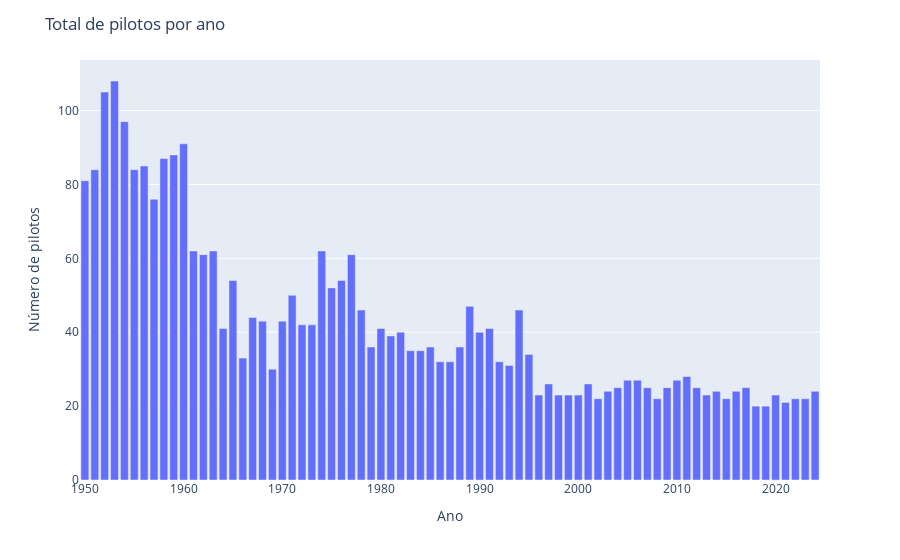

Notebook code cell kept with this figure:
### Markdown cell above
Podemos ver que o numero de corridas cresce drasticamente ao longo dos anos. Será que o número de pilotos segue a mesma lógica?

### Code cell
fig = px.bar(
    pd.merge(
        races[['raceId', 'year']],
        driver_standings[['raceId', 'driverId', 'points']],
        how='inner',
    )[['year', 'driverId']].drop_duplicates().year.value_counts().sort_index().reset_index(),
    x='year',
    y='count'
)

fig.update_layout(
    title='Total de pilotos por ano',
    xaxis_title='Ano',
    yaxis_title='Número de pilotos',
)

### Figure 1 — Plotly figure (JSON) as saved in the notebook; plotly's stock layout.template omitted (floating-point values rounded to 4 significant figures)
{"data": [{"hovertemplate": "year=%{x}<br>count=%{y}<extra></extra>", "legendgroup": "", "marker": {"color": "#636efa", "pattern": {"shape": ""}}, "name": "", "orientation": "v", "showlegend": false, "textposition": "auto", "type": "bar", "x": [1950, 1951, 1952, 1953, 1954, 1955, 1956, 1957, 1958, 1959, 1960, 1961, 1962, 1963, 1964, 1965, 1966, 1967, 1968, 1969, 1970, 1971, 1972, 1973, 1974, 1975, 1976, 1977, 1978, 1979, 1980, 1981, 1982, 1983, 1984, 1985, 1986, 1987, 1988, 1989, 1990, 1991, 1992, 1993, 1994, 1995, 1996, 1997, 1998, 1999, 2000, 2001, 2002, 2003, 2004, 2005, 2006, 2007, 2008, 2009, 2010, 2011, 2012, 2013, 2014, 2015, 2016, 2017, 2018, 2019, 2020, 2021, 2022, 2023, 2024], "xaxis": "x", "y": [81, 84, 105, 108, 97, 84, 85, 76, 87, 88, 91, 62, 61, 62, 41, 54, 33, 44, 43, 30, 43, 50, 42, 42, 62, 52, 54, 61, 46, 36, 41, 39, 40, 35, 35, 36, 32, 32, 36, 47, 40, 41, 32, 31, 46, 34, 23, 26, 23, 23, 23, 26, 22, 24, 25, 27, 27, 25, 22, 25, 27, 28, 25, 23, 24, 22, 24, 25, 20, 20, 23, 21, 22, 22, 24], "yaxis": "y"}], "layout": {"barmode": "relative", "legend": {"tracegroupgap": 0}, "margin": {"t": 60}, "title": {"text": "Total de pilotos por ano"}, "xaxis": {"anchor": "y", "domain": [0, 1], "title": {"text": "Ano"}}, "yaxis": {"anchor": "x", "domain": [0, 1], "title": {"text": "Número de pilotos"}}}}
